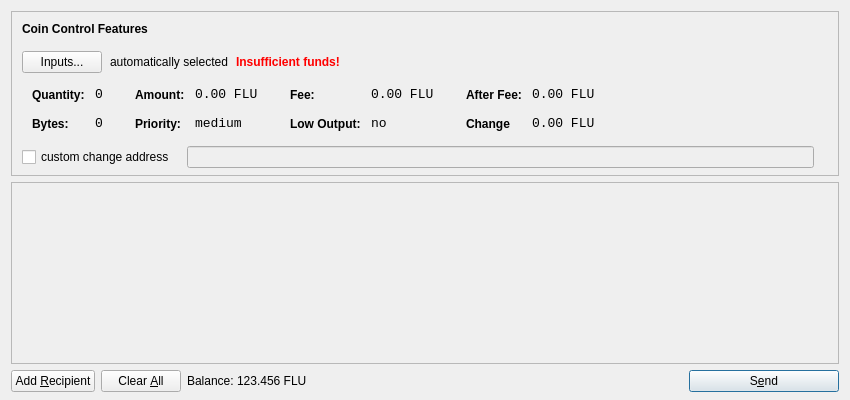
<?xml version="1.0" encoding="UTF-8"?>
<ui version="4.0">
 <class>SendCoinsDialog</class>
 <widget class="QDialog" name="SendCoinsDialog">
  <property name="geometry">
   <rect>
    <x>0</x>
    <y>0</y>
    <width>850</width>
    <height>400</height>
   </rect>
  </property>
  <property name="windowTitle">
   <string>Send Coins</string>
  </property>
  <layout class="QVBoxLayout" name="verticalLayout" stretch="0,1,0">
   <property name="bottomMargin">
    <number>8</number>
   </property>
   <item>
    <widget class="QFrame" name="frameCoinControl">
     <property name="sizePolicy">
      <sizepolicy hsizetype="Expanding" vsizetype="Expanding">
       <horstretch>0</horstretch>
       <verstretch>0</verstretch>
      </sizepolicy>
     </property>
     <property name="maximumSize">
      <size>
       <width>16777215</width>
       <height>16777215</height>
      </size>
     </property>
     <property name="frameShape">
      <enum>QFrame::StyledPanel</enum>
     </property>
     <property name="frameShadow">
      <enum>QFrame::Sunken</enum>
     </property>
     <layout class="QVBoxLayout" name="verticalLayoutCoinControl2">
      <property name="spacing">
       <number>-1</number>
      </property>
      <property name="leftMargin">
       <number>0</number>
      </property>
      <property name="topMargin">
       <number>0</number>
      </property>
      <property name="rightMargin">
       <number>0</number>
      </property>
      <property name="bottomMargin">
       <number>6</number>
      </property>
      <item>
       <layout class="QVBoxLayout" name="verticalLayoutCoinControl" stretch="0,0,0,0,1">
        <property name="spacing">
         <number>0</number>
        </property>
        <property name="leftMargin">
         <number>10</number>
        </property>
        <property name="topMargin">
         <number>10</number>
        </property>
        <item>
         <layout class="QHBoxLayout" name="horizontalLayoutCoinControl1">
          <property name="bottomMargin">
           <number>15</number>
          </property>
          <item>
           <widget class="QLabel" name="labelCoinControlFeatures">
            <property name="sizePolicy">
             <sizepolicy hsizetype="Preferred" vsizetype="Maximum">
              <horstretch>0</horstretch>
              <verstretch>0</verstretch>
             </sizepolicy>
            </property>
            <property name="font">
             <font>
              <weight>75</weight>
              <bold>true</bold>
             </font>
            </property>
            <property name="styleSheet">
             <string notr="true">font-weight:bold;</string>
            </property>
            <property name="text">
             <string>Coin Control Features</string>
            </property>
           </widget>
          </item>
         </layout>
        </item>
        <item>
         <layout class="QHBoxLayout" name="horizontalLayoutCoinControl2" stretch="0,0,0,0">
          <property name="spacing">
           <number>8</number>
          </property>
          <property name="bottomMargin">
           <number>10</number>
          </property>
          <item>
           <widget class="QPushButton" name="pushButtonCoinControl">
            <property name="styleSheet">
             <string notr="true"/>
            </property>
            <property name="text">
             <string>Inputs...</string>
            </property>
           </widget>
          </item>
          <item>
           <widget class="QLabel" name="labelCoinControlAutomaticallySelected">
            <property name="text">
             <string>automatically selected</string>
            </property>
            <property name="margin">
             <number>5</number>
            </property>
           </widget>
          </item>
          <item>
           <widget class="QLabel" name="labelCoinControlInsuffFunds">
            <property name="font">
             <font>
              <weight>75</weight>
              <bold>true</bold>
             </font>
            </property>
            <property name="styleSheet">
             <string notr="true">color:red;font-weight:bold;</string>
            </property>
            <property name="text">
             <string>Insufficient funds!</string>
            </property>
            <property name="margin">
             <number>5</number>
            </property>
           </widget>
          </item>
          <item>
           <spacer name="horizontalSpacerCoinControl">
            <property name="orientation">
             <enum>Qt::Horizontal</enum>
            </property>
            <property name="sizeHint" stdset="0">
             <size>
              <width>40</width>
              <height>1</height>
             </size>
            </property>
           </spacer>
          </item>
         </layout>
        </item>
        <item>
         <widget class="QWidget" name="widgetCoinControl" native="true">
          <property name="sizePolicy">
           <sizepolicy hsizetype="Preferred" vsizetype="Preferred">
            <horstretch>0</horstretch>
            <verstretch>0</verstretch>
           </sizepolicy>
          </property>
          <property name="minimumSize">
           <size>
            <width>0</width>
            <height>0</height>
           </size>
          </property>
          <property name="styleSheet">
           <string notr="true"/>
          </property>
          <layout class="QHBoxLayout" name="horizontalLayoutCoinControl5">
           <property name="margin">
            <number>0</number>
           </property>
           <item>
            <layout class="QHBoxLayout" name="horizontalLayoutCoinControl3" stretch="0,0,0,1">
             <property name="spacing">
              <number>20</number>
             </property>
             <property name="topMargin">
              <number>0</number>
             </property>
             <property name="bottomMargin">
              <number>10</number>
             </property>
             <item>
              <layout class="QFormLayout" name="formLayoutCoinControl1">
               <property name="horizontalSpacing">
                <number>10</number>
               </property>
               <property name="verticalSpacing">
                <number>14</number>
               </property>
               <property name="leftMargin">
                <number>10</number>
               </property>
               <property name="topMargin">
                <number>4</number>
               </property>
               <property name="rightMargin">
                <number>6</number>
               </property>
               <item row="0" column="0">
                <widget class="QLabel" name="labelCoinControlQuantityText">
                 <property name="styleSheet">
                  <string notr="true">font-weight:bold;</string>
                 </property>
                 <property name="text">
                  <string>Quantity:</string>
                 </property>
                 <property name="margin">
                  <number>0</number>
                 </property>
                </widget>
               </item>
               <item row="0" column="1">
                <widget class="QLabel" name="labelCoinControlQuantity">
                 <property name="font">
                  <font>
                   <family>Monospace</family>
                   <pointsize>10</pointsize>
                  </font>
                 </property>
                 <property name="cursor">
                  <cursorShape>IBeamCursor</cursorShape>
                 </property>
                 <property name="contextMenuPolicy">
                  <enum>Qt::ActionsContextMenu</enum>
                 </property>
                 <property name="text">
                  <string>0</string>
                 </property>
                 <property name="margin">
                  <number>0</number>
                 </property>
                 <property name="textInteractionFlags">
                  <set>Qt::LinksAccessibleByMouse|Qt::TextSelectableByKeyboard|Qt::TextSelectableByMouse</set>
                 </property>
                </widget>
               </item>
               <item row="1" column="0">
                <widget class="QLabel" name="labelCoinControlBytesText">
                 <property name="styleSheet">
                  <string notr="true">font-weight:bold;</string>
                 </property>
                 <property name="text">
                  <string>Bytes:</string>
                 </property>
                </widget>
               </item>
               <item row="1" column="1">
                <widget class="QLabel" name="labelCoinControlBytes">
                 <property name="font">
                  <font>
                   <family>Monospace</family>
                   <pointsize>10</pointsize>
                  </font>
                 </property>
                 <property name="cursor">
                  <cursorShape>IBeamCursor</cursorShape>
                 </property>
                 <property name="contextMenuPolicy">
                  <enum>Qt::ActionsContextMenu</enum>
                 </property>
                 <property name="text">
                  <string>0</string>
                 </property>
                 <property name="textInteractionFlags">
                  <set>Qt::LinksAccessibleByMouse|Qt::TextSelectableByKeyboard|Qt::TextSelectableByMouse</set>
                 </property>
                </widget>
               </item>
              </layout>
             </item>
             <item>
              <layout class="QFormLayout" name="formLayoutCoinControl2">
               <property name="horizontalSpacing">
                <number>10</number>
               </property>
               <property name="verticalSpacing">
                <number>14</number>
               </property>
               <property name="leftMargin">
                <number>6</number>
               </property>
               <property name="topMargin">
                <number>4</number>
               </property>
               <property name="rightMargin">
                <number>6</number>
               </property>
               <item row="0" column="0">
                <widget class="QLabel" name="labelCoinControlAmountText">
                 <property name="styleSheet">
                  <string notr="true">font-weight:bold;</string>
                 </property>
                 <property name="text">
                  <string>Amount:</string>
                 </property>
                 <property name="margin">
                  <number>0</number>
                 </property>
                </widget>
               </item>
               <item row="0" column="1">
                <widget class="QLabel" name="labelCoinControlAmount">
                 <property name="font">
                  <font>
                   <family>Monospace</family>
                   <pointsize>10</pointsize>
                  </font>
                 </property>
                 <property name="cursor">
                  <cursorShape>IBeamCursor</cursorShape>
                 </property>
                 <property name="contextMenuPolicy">
                  <enum>Qt::ActionsContextMenu</enum>
                 </property>
                 <property name="text">
                  <string>0.00 FLU</string>
                 </property>
                 <property name="textInteractionFlags">
                  <set>Qt::LinksAccessibleByMouse|Qt::TextSelectableByKeyboard|Qt::TextSelectableByMouse</set>
                 </property>
                </widget>
               </item>
               <item row="1" column="0">
                <widget class="QLabel" name="labelCoinControlPriorityText">
                 <property name="styleSheet">
                  <string notr="true">font-weight:bold;</string>
                 </property>
                 <property name="text">
                  <string>Priority:</string>
                 </property>
                </widget>
               </item>
               <item row="1" column="1">
                <widget class="QLabel" name="labelCoinControlPriority">
                 <property name="font">
                  <font>
                   <family>Monospace</family>
                   <pointsize>10</pointsize>
                  </font>
                 </property>
                 <property name="cursor">
                  <cursorShape>IBeamCursor</cursorShape>
                 </property>
                 <property name="contextMenuPolicy">
                  <enum>Qt::ActionsContextMenu</enum>
                 </property>
                 <property name="text">
                  <string>medium</string>
                 </property>
                 <property name="textInteractionFlags">
                  <set>Qt::LinksAccessibleByMouse|Qt::TextSelectableByKeyboard|Qt::TextSelectableByMouse</set>
                 </property>
                </widget>
               </item>
              </layout>
             </item>
             <item>
              <layout class="QFormLayout" name="formLayoutCoinControl3">
               <property name="horizontalSpacing">
                <number>10</number>
               </property>
               <property name="verticalSpacing">
                <number>14</number>
               </property>
               <property name="leftMargin">
                <number>6</number>
               </property>
               <property name="topMargin">
                <number>4</number>
               </property>
               <property name="rightMargin">
                <number>6</number>
               </property>
               <item row="0" column="0">
                <widget class="QLabel" name="labelCoinControlFeeText">
                 <property name="styleSheet">
                  <string notr="true">font-weight:bold;</string>
                 </property>
                 <property name="text">
                  <string>Fee:</string>
                 </property>
                 <property name="margin">
                  <number>0</number>
                 </property>
                </widget>
               </item>
               <item row="0" column="1">
                <widget class="QLabel" name="labelCoinControlFee">
                 <property name="font">
                  <font>
                   <family>Monospace</family>
                   <pointsize>10</pointsize>
                  </font>
                 </property>
                 <property name="cursor">
                  <cursorShape>IBeamCursor</cursorShape>
                 </property>
                 <property name="contextMenuPolicy">
                  <enum>Qt::ActionsContextMenu</enum>
                 </property>
                 <property name="text">
                  <string>0.00 FLU</string>
                 </property>
                 <property name="textInteractionFlags">
                  <set>Qt::LinksAccessibleByMouse|Qt::TextSelectableByKeyboard|Qt::TextSelectableByMouse</set>
                 </property>
                </widget>
               </item>
               <item row="1" column="0">
                <widget class="QLabel" name="labelCoinControlLowOutputText">
                 <property name="styleSheet">
                  <string notr="true">font-weight:bold;</string>
                 </property>
                 <property name="text">
                  <string>Low Output:</string>
                 </property>
                </widget>
               </item>
               <item row="1" column="1">
                <widget class="QLabel" name="labelCoinControlLowOutput">
                 <property name="font">
                  <font>
                   <family>Monospace</family>
                   <pointsize>10</pointsize>
                  </font>
                 </property>
                 <property name="cursor">
                  <cursorShape>IBeamCursor</cursorShape>
                 </property>
                 <property name="contextMenuPolicy">
                  <enum>Qt::ActionsContextMenu</enum>
                 </property>
                 <property name="text">
                  <string>no</string>
                 </property>
                 <property name="textInteractionFlags">
                  <set>Qt::LinksAccessibleByMouse|Qt::TextSelectableByKeyboard|Qt::TextSelectableByMouse</set>
                 </property>
                </widget>
               </item>
              </layout>
             </item>
             <item>
              <layout class="QFormLayout" name="formLayoutCoinControl4">
               <property name="horizontalSpacing">
                <number>10</number>
               </property>
               <property name="verticalSpacing">
                <number>14</number>
               </property>
               <property name="leftMargin">
                <number>6</number>
               </property>
               <property name="topMargin">
                <number>4</number>
               </property>
               <property name="rightMargin">
                <number>6</number>
               </property>
               <item row="0" column="0">
                <widget class="QLabel" name="labelCoinControlAfterFeeText">
                 <property name="styleSheet">
                  <string notr="true">font-weight:bold;</string>
                 </property>
                 <property name="text">
                  <string>After Fee:</string>
                 </property>
                 <property name="margin">
                  <number>0</number>
                 </property>
                </widget>
               </item>
               <item row="0" column="1">
                <widget class="QLabel" name="labelCoinControlAfterFee">
                 <property name="font">
                  <font>
                   <family>Monospace</family>
                   <pointsize>10</pointsize>
                  </font>
                 </property>
                 <property name="cursor">
                  <cursorShape>IBeamCursor</cursorShape>
                 </property>
                 <property name="contextMenuPolicy">
                  <enum>Qt::ActionsContextMenu</enum>
                 </property>
                 <property name="text">
                  <string>0.00 FLU</string>
                 </property>
                 <property name="textInteractionFlags">
                  <set>Qt::LinksAccessibleByMouse|Qt::TextSelectableByKeyboard|Qt::TextSelectableByMouse</set>
                 </property>
                </widget>
               </item>
               <item row="1" column="0">
                <widget class="QLabel" name="labelCoinControlChangeText">
                 <property name="styleSheet">
                  <string notr="true">font-weight:bold;</string>
                 </property>
                 <property name="text">
                  <string>Change</string>
                 </property>
                </widget>
               </item>
               <item row="1" column="1">
                <widget class="QLabel" name="labelCoinControlChange">
                 <property name="font">
                  <font>
                   <family>Monospace</family>
                   <pointsize>10</pointsize>
                  </font>
                 </property>
                 <property name="cursor">
                  <cursorShape>IBeamCursor</cursorShape>
                 </property>
                 <property name="contextMenuPolicy">
                  <enum>Qt::ActionsContextMenu</enum>
                 </property>
                 <property name="text">
                  <string>0.00 FLU</string>
                 </property>
                 <property name="textInteractionFlags">
                  <set>Qt::LinksAccessibleByMouse|Qt::TextSelectableByKeyboard|Qt::TextSelectableByMouse</set>
                 </property>
                </widget>
               </item>
              </layout>
             </item>
            </layout>
           </item>
          </layout>
         </widget>
        </item>
        <item>
         <layout class="QHBoxLayout" name="horizontalLayoutCoinControl4" stretch="0,0,0">
          <property name="spacing">
           <number>12</number>
          </property>
          <property name="sizeConstraint">
           <enum>QLayout::SetDefaultConstraint</enum>
          </property>
          <property name="topMargin">
           <number>5</number>
          </property>
          <property name="rightMargin">
           <number>5</number>
          </property>
          <item>
           <widget class="QCheckBox" name="checkBoxCoinControlChange">
            <property name="text">
             <string>custom change address</string>
            </property>
           </widget>
          </item>
          <item>
           <widget class="QLineEdit" name="lineEditCoinControlChange">
            <property name="enabled">
             <bool>false</bool>
            </property>
            <property name="sizePolicy">
             <sizepolicy hsizetype="Expanding" vsizetype="Fixed">
              <horstretch>0</horstretch>
              <verstretch>0</verstretch>
             </sizepolicy>
            </property>
           </widget>
          </item>
          <item>
           <widget class="QLabel" name="labelCoinControlChangeLabel">
            <property name="sizePolicy">
             <sizepolicy hsizetype="Preferred" vsizetype="Expanding">
              <horstretch>0</horstretch>
              <verstretch>0</verstretch>
             </sizepolicy>
            </property>
            <property name="minimumSize">
             <size>
              <width>0</width>
              <height>0</height>
             </size>
            </property>
            <property name="text">
             <string/>
            </property>
            <property name="margin">
             <number>3</number>
            </property>
           </widget>
          </item>
         </layout>
        </item>
        <item>
         <spacer name="verticalSpacerCoinControl">
          <property name="orientation">
           <enum>Qt::Vertical</enum>
          </property>
          <property name="sizeHint" stdset="0">
           <size>
            <width>800</width>
            <height>1</height>
           </size>
          </property>
         </spacer>
        </item>
       </layout>
      </item>
     </layout>
    </widget>
   </item>
   <item>
    <widget class="QScrollArea" name="scrollArea">
     <property name="widgetResizable">
      <bool>true</bool>
     </property>
     <widget class="QWidget" name="scrollAreaWidgetContents">
      <property name="geometry">
       <rect>
        <x>0</x>
        <y>0</y>
        <width>830</width>
        <height>165</height>
       </rect>
      </property>
      <layout class="QVBoxLayout" name="verticalLayout_2">
       <property name="margin">
        <number>0</number>
       </property>
       <item>
        <layout class="QVBoxLayout" name="entries">
         <property name="spacing">
          <number>6</number>
         </property>
        </layout>
       </item>
       <item>
        <spacer name="verticalSpacer">
         <property name="orientation">
          <enum>Qt::Vertical</enum>
         </property>
         <property name="sizeHint" stdset="0">
          <size>
           <width>20</width>
           <height>40</height>
          </size>
         </property>
        </spacer>
       </item>
      </layout>
     </widget>
    </widget>
   </item>
   <item>
    <layout class="QHBoxLayout" name="horizontalLayout">
     <item>
      <widget class="QPushButton" name="addButton">
       <property name="toolTip">
        <string>Send to multiple recipients at once</string>
       </property>
       <property name="text">
        <string>Add &amp;Recipient</string>
       </property>
       <property name="icon">
        <iconset resource="../bitcoin.qrc">
         <normaloff>:/icons/add</normaloff>:/icons/add</iconset>
       </property>
       <property name="autoDefault">
        <bool>false</bool>
       </property>
      </widget>
     </item>
     <item>
      <widget class="QPushButton" name="clearButton">
       <property name="sizePolicy">
        <sizepolicy hsizetype="Minimum" vsizetype="Fixed">
         <horstretch>0</horstretch>
         <verstretch>0</verstretch>
        </sizepolicy>
       </property>
       <property name="toolTip">
        <string>Remove all transaction fields</string>
       </property>
       <property name="text">
        <string>Clear &amp;All</string>
       </property>
       <property name="icon">
        <iconset resource="../bitcoin.qrc">
         <normaloff>:/icons/remove</normaloff>:/icons/remove</iconset>
       </property>
       <property name="autoRepeatDelay">
        <number>300</number>
       </property>
       <property name="autoDefault">
        <bool>false</bool>
       </property>
      </widget>
     </item>
     <item>
      <layout class="QHBoxLayout" name="horizontalLayout_2">
       <property name="spacing">
        <number>3</number>
       </property>
       <item>
        <widget class="QLabel" name="label">
         <property name="sizePolicy">
          <sizepolicy hsizetype="Preferred" vsizetype="Fixed">
           <horstretch>0</horstretch>
           <verstretch>0</verstretch>
          </sizepolicy>
         </property>
         <property name="text">
          <string>Balance:</string>
         </property>
        </widget>
       </item>
       <item>
        <widget class="QLabel" name="labelBalance">
         <property name="sizePolicy">
          <sizepolicy hsizetype="Preferred" vsizetype="Fixed">
           <horstretch>0</horstretch>
           <verstretch>0</verstretch>
          </sizepolicy>
         </property>
         <property name="cursor">
          <cursorShape>IBeamCursor</cursorShape>
         </property>
         <property name="text">
          <string>123.456 FLU</string>
         </property>
         <property name="textInteractionFlags">
          <set>Qt::LinksAccessibleByMouse|Qt::TextSelectableByKeyboard|Qt::TextSelectableByMouse</set>
         </property>
        </widget>
       </item>
      </layout>
     </item>
     <item>
      <spacer name="horizontalSpacer">
       <property name="orientation">
        <enum>Qt::Horizontal</enum>
       </property>
       <property name="sizeHint" stdset="0">
        <size>
         <width>40</width>
         <height>20</height>
        </size>
       </property>
      </spacer>
     </item>
     <item>
      <widget class="QPushButton" name="sendButton">
       <property name="minimumSize">
        <size>
         <width>150</width>
         <height>0</height>
        </size>
       </property>
       <property name="toolTip">
        <string>Confirm the send action</string>
       </property>
       <property name="text">
        <string>S&amp;end</string>
       </property>
       <property name="icon">
        <iconset resource="../bitcoin.qrc">
         <normaloff>:/icons/send</normaloff>:/icons/send</iconset>
       </property>
       <property name="default">
        <bool>true</bool>
       </property>
      </widget>
     </item>
    </layout>
   </item>
  </layout>
 </widget>
 <resources>
  <include location="../bitcoin.qrc"/>
 </resources>
 <connections/>
</ui>
